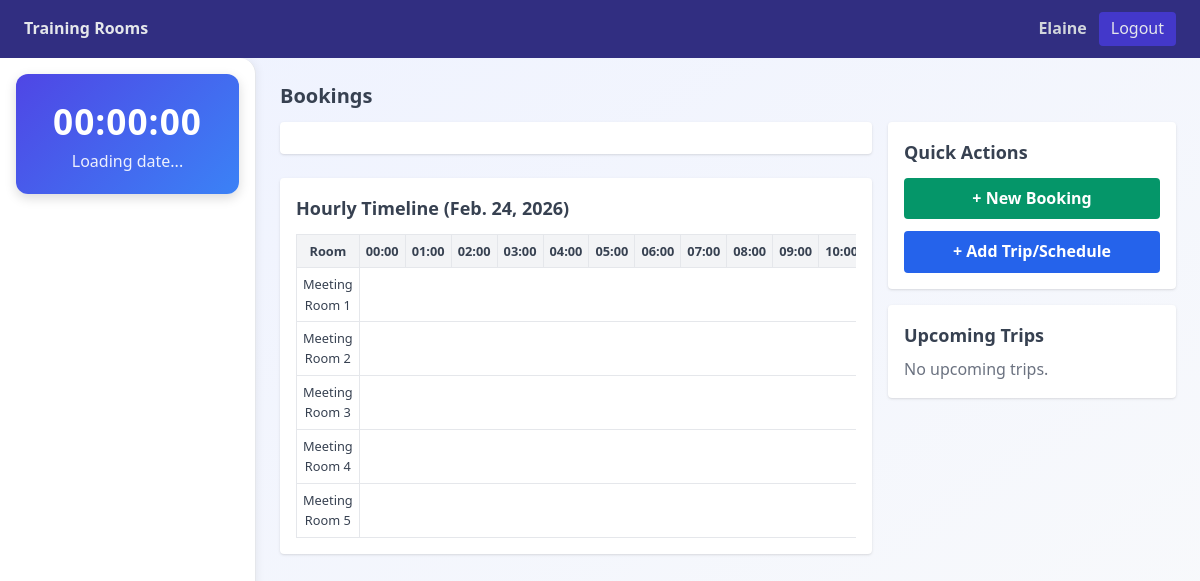
Screenshot of / (signed in) with the database file from the repository.
### booking/models.py (models this page shows, shortened)
class Room(models.Model):
    name = models.CharField(max_length=100, unique=True)
    description = models.CharField(max_length=255, blank=True)
    capacity = models.PositiveIntegerField(default=0, help_text="Max attendees")
    tools = models.CharField(max_length=255, blank=True, help_text="List of tools (speaker, projector...)")
    tables = models.PositiveIntegerField(default=0)
    chairs = models.PositiveIntegerField(default=0)
    image = models.ImageField(upload_to='room_images/', blank=True, null=True)
    projector = models.CharField(max_length=3, choices=[("Yes", "Yes"), ("No", "No")], default="No")
    speaker = models.CharField(max_length=3, choices=[("Yes", "Yes"), ("No", "No")], default="No")

### booking/views.py (the view)
# urls.py: path("", views.dashboard, name="dashboard"),
@login_required
def dashboard(request):
    date_str = request.GET.get('date')
    try:
        selected_date = datetime.strptime(date_str, '%Y-%m-%d').date() if date_str else timezone.localdate()
    except ValueError:
        selected_date = timezone.localdate()
    rooms = Room.objects.all().order_by('id')
    room_bookings = [
        {
            'room': room,
            'bookings': Booking.objects.filter(room=room, start__date=selected_date).order_by('start')
        }
        for room in rooms
    ]
    trips = Trip.objects.filter(date__gte=selected_date).order_by('date')[:10]
    room_data = []
    for room in rooms:
        room_data.append({
            'id': room.id,
            'name': room.name,
            'capacity': room.capacity,
            'projector': room.projector,
            'speaker': room.speaker,
            'tables': room.tables,
            'chairs': room.chairs,
            'image_url': room.image.url if room.image else '/static/img/placeholder.png',
            'object': room,  # keep the original Room object if needed
        })
    context = {
        'room_bookings': room_bookings,
        'selected_date': selected_date,
        'trips': trips,
        'rooms': rooms,       # ⬅️ ito ang gagamitin ng dashboard.html para sa images
        'room_data': room_data  # ⬅️ optional kung gagamitin mo pa sa JS
    }
    return render(request, 'booking/dashboard.html', context)

### booking/templatetags/custom_tags.py (called while the page is built)
@register.filter
def to(value, end):
    return range(value, end + 1)

### booking/templates/booking/dashboard.html (shortened to what this page needs)
{% extends 'booking/base.html' %}
{% load custom_tags %}
{% load static %}
{% block content %}
<header class="bg-indigo-900 text-gray-200 flex justify-between items-center px-6 py-3">
  <div class="flex items-center space-x-4"><span class="font-semibold">Training Rooms</span></div>
  <div class="flex items-center space-x-3">
    <span class="text-gray-300 font-semibold">{{ request.user.username }}</span>
    <a href="{% url 'logout' %}" class="bg-indigo-700 px-3 py-1 rounded">Logout</a>
  </div>
</header>
<main class="flex h-screen overflow-hidden text-gray-700">
  <aside class="sidebar w-64 bg-gray-100 p-4 flex flex-col space-y-6 overflow-y-auto">
    <div id="live-datetime">
      <div class="time" id="clock">00:00:00</div>
      <div class="date" id="date">Loading date...</div>
    </div>
  </aside>
  <section class="flex-1 flex flex-col p-6 overflow-x-hidden">
    <div class="flex justify-between items-center mb-3">
      <h1 class="text-xl font-semibold text-gray-700">Bookings</h1>
    </div>
    <div class="grid grid-cols-12 gap-4">
      <div class="col-span-12 lg:col-span-8">
        <div class="bg-white rounded shadow p-4 mb-6"><div id="fc-calendar"></div></div>
        <div class="bg-white rounded shadow p-4">
          <h2 class="text-lg font-semibold mb-3">Hourly Timeline ({{ selected_date }})</h2>
          <div class="overflow-x-auto">
            <table class="timeline-table">
              <thead>
                <tr>
                  <th>Room</th>
                  {% for h in 0|to:23 %}<th>{{ h|stringformat:"02d" }}:00</th>{% endfor %}
                </tr>
              </thead>
              <tbody>
                {% for rb in room_bookings %}
                <tr class="timeline-row">
                  <td class="room-name">{{ rb.room.name }}</td>
                  <td colspan="24" style="position: relative;">
                  </td>
                </tr>
                {% endfor %}
              </tbody>
            </table>
          </div>
        </div>
      </div>
      <aside class="col-span-12 lg:col-span-4 space-y-4">
        <div class="bg-white rounded shadow p-4">
          <h2 class="text-lg font-semibold mb-3">Quick Actions</h2>
          <div class="flex flex-col gap-3">
            <a href="#" id="openNewBooking" class="bg-emerald-600 text-white px-4 py-2 rounded text-center font-semibold hover:bg-emerald-700 transition">
              + New Booking
            </a>
            <a href="{% url 'trip_create' %}" class="bg-blue-600 text-white px-4 py-2 rounded text-center font-semibold hover:bg-blue-700 transition">
              + Add Trip/Schedule
            </a>
          </div>
        </div>
        <div class="bg-white rounded shadow p-4">
          <h2 class="text-lg font-semibold mb-2">Upcoming Trips</h2>
          <ul class="space-y-2">
            {% for t in trips %}
              <li class="flex items-start gap-2">
                <div class="w-2 h-2 rounded-full mt-2 bg-slate-600"></div>
                <div>
                  <div class="font-semibold">{{ t.destination }}</div>
                  <div class="text-sm text-gray-500">{{ t.date }}</div>
                  <div class="text-xs text-gray-500">{{ t.notes|default:'—' }}</div>
                </div>
              </li>
            {% empty %}
              <li class="text-gray-500">No upcoming trips.</li>
            {% endfor %}
          </ul>
        </div>
      </aside>
    </div>
  </section>
</main>
<link href='https://cdn.jsdelivr.net/npm/fullcalendar@6.1.11/index.global.min.css' rel='stylesheet' />
{% endblock %}

### booking/templates/booking/dashboard.html (style rules this page uses)
body { font-family: 'Segoe UI', Tahoma, Geneva, Verdana, sans-serif; background: linear-gradient(to bottom right, #eef2ff, #f9fafb); color: #374151; line-height: 1.6; }
.sidebar { background: white; border-right: 1px solid #e5e7eb; border-radius: 0 1rem 1rem 0; box-shadow: 2px 0 8px rgba(0,0,0,0.05); padding: 1rem; }
.timeline-table { width: 100%; border-collapse: collapse; font-size: 0.8rem; }
.timeline-table th, .timeline-table td { border: 1px solid #e5e7eb; padding: 6px; text-align: center; }
.timeline-table th { background: #f3f4f6; font-weight: 600; }
.timeline-row { height: 36px; position: relative; }
#live-datetime { background: linear-gradient(135deg, #4f46e5, #3b82f6); color: white; padding: 1.2rem; border-radius: 12px; text-align: center; box-shadow: 0 4px 12px rgba(0,0,0,0.15); }
#live-datetime .time { font-size: 2.2rem; font-weight: 700; letter-spacing: 1px; }
#live-datetime .date { font-size: 1rem; opacity: 0.9; }

### rows the page displays
Room: room.name "Meeting Room 1"
Room: room.name "Meeting Room 2"
Room: room.name "Meeting Room 3"
Room: room.name "Meeting Room 4"
Room: room.name "Meeting Room 5"

### other values shown
{{ request.user.username }} "Elaine"
{{ selected_date }} "Feb. 24, 2026"
{{ h|stringformat:"02d" }} "00" "01" "02" "03" "04" "05" "06" "07" "08" "09" "10"
